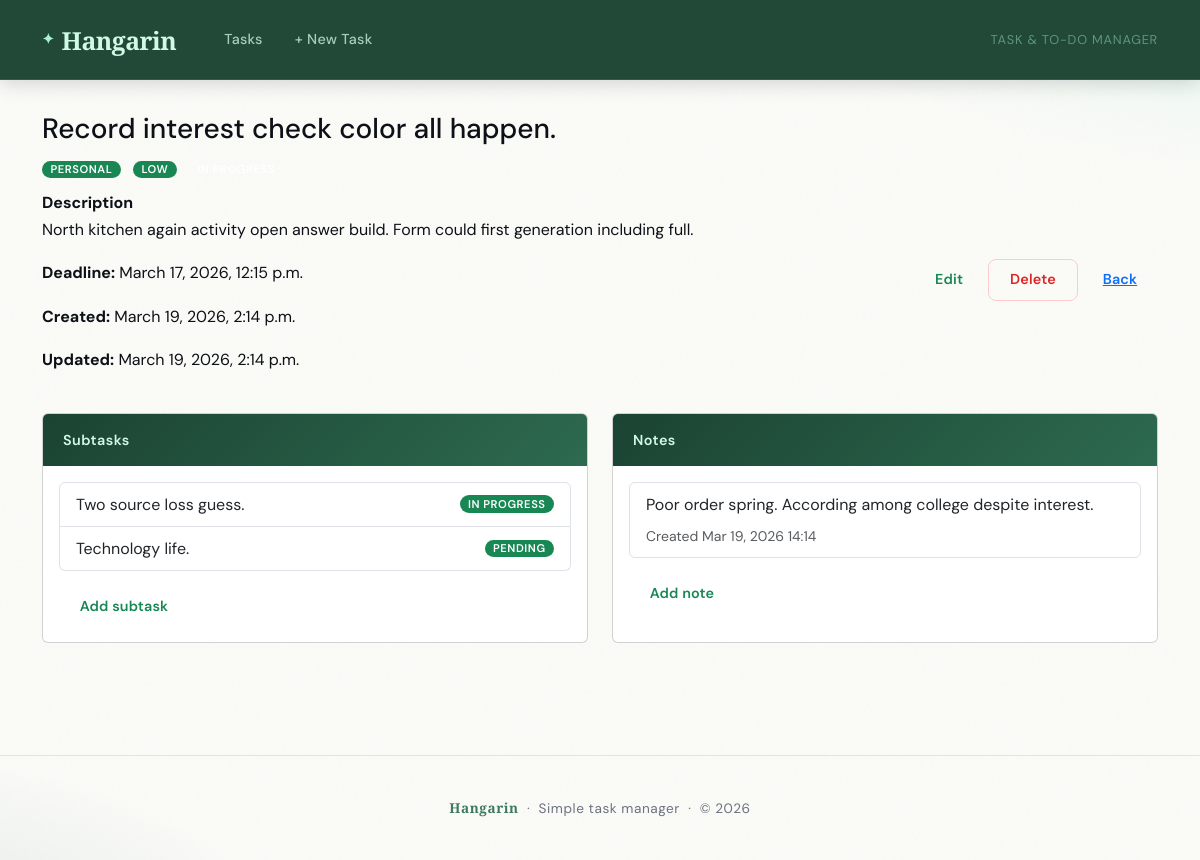
/tasks/30/, run on the app's committed database.
### tasks/models.py (models this page shows, shortened)
class BaseModel(models.Model):
    created_at = models.DateTimeField(auto_now_add=True)
    updated_at = models.DateTimeField(auto_now=True)
    class Meta:
        abstract = True

class Task(BaseModel):
    title = models.CharField(max_length=255)
    description = models.TextField()
    deadline = models.DateTimeField()
    status = models.CharField(max_length=50, choices=STATUS_CHOICES, default="Pending")
    category = models.ForeignKey(Category, on_delete=models.SET_NULL, null=True)
    priority = models.ForeignKey(Priority, on_delete=models.SET_NULL, null=True)

class Category(BaseModel):
    name = models.CharField(max_length=100)
    class Meta:
        verbose_name = "Category"
        verbose_name_plural = "Categories"
    def __str__(self):
        return self.name

class Priority(BaseModel):
    name = models.CharField(max_length=100)
    class Meta:
        verbose_name = "Priority"
        verbose_name_plural = "Priorities"
    def __str__(self):
        return self.name

class SubTask(BaseModel):
    parent_task = models.ForeignKey(Task, on_delete=models.CASCADE, related_name='subtasks')
    title = models.CharField(max_length=255)
    status = models.CharField(max_length=50, choices=STATUS_CHOICES, default="Pending")

class Note(BaseModel):
    task = models.ForeignKey(Task, on_delete=models.CASCADE, related_name='notes')
    content = models.TextField()

### tasks/views.py (the view)
# urls.py: path("tasks/<int:pk>/", views.TaskDetailView.as_view(), name="task_detail"),
class TaskDetailView(generic.DetailView):
    model = Task

### tasks/templates/tasks/task_detail.html (shortened to what this page needs)
{% extends "tasks/base.html" %}
{% block content %}
<div class="mb-3">
  <h1 class="h3">{{ object.title }}</h1>
  <div class="mb-2">
    <span class="badge bg-success me-2">{{ object.category }}</span>
    <span class="badge bg-success me-2">{{ object.priority }}</span>
    <span class="badge {{ object.due_status_badge }} status-badge">{{ object.status }}</span>
  </div>
  <div class="mb-3">
    <strong>Description</strong>
    <p>{{ object.description|linebreaksbr }}</p>
  </div>
  <div class="row mb-4">
    <div class="col-sm-6">
      <p><strong>Deadline:</strong> {{ object.deadline }}</p>
      <p><strong>Created:</strong> {{ object.created_at }}</p>
      <p><strong>Updated:</strong> {{ object.updated_at }}</p>
    </div>
    <div class="col-sm-6 text-end">
      <a href="{% url 'tasks:task_edit' object.pk %}" class="btn btn-outline-success">Edit</a>
      <a href="{% url 'tasks:task_delete' object.pk %}" class="btn btn-outline-danger">Delete</a>
      <a href="{% url 'tasks:task_list' %}" class="btn btn-link">Back</a>
    </div>
  </div>
  <div class="row">
    <div class="col-lg-6 mb-3">
      <div class="card h-100">
        <div class="card-header">Subtasks</div>
        <div class="card-body">
          {% if object.subtasks.exists %}
            <div class="list-group mb-3">
              {% for sub in object.subtasks.all %}
                <div class="list-group-item d-flex justify-content-between align-items-center">
                  <span>{{ sub.title }}</span>
                  <span class="badge bg-success">{{ sub.status }}</span>
                </div>
              {% endfor %}
            </div>
          {% else %}
            <div class="alert alert-light">No subtasks yet.</div>
          {% endif %}
          <a class="btn btn-sm btn-outline-success" href="{% url 'tasks:subtask_add' object.pk %}">Add subtask</a>
        </div>
      </div>
    </div>
    <div class="col-lg-6 mb-3">
      <div class="card h-100">
        <div class="card-header">Notes</div>
        <div class="card-body">
          {% if object.notes.exists %}
            <div class="list-group mb-3">
              {% for note in object.notes.all %}
                <div class="list-group-item">
                  <p class="mb-1">{{ note.content|linebreaksbr }}</p>
                  <small class="text-muted">Created {{ note.created_at|date:'M j, Y H:i' }}</small>
                </div>
              {% endfor %}
            </div>
          {% else %}
            <div class="alert alert-light">No notes yet.</div>
          {% endif %}
          <a class="btn btn-sm btn-outline-success" href="{% url 'tasks:note_add' object.pk %}">Add note</a>
        </div>
      </div>
    </div>
  </div>
</div>
{% endblock %}

### tasks/templates/tasks/base.html (style rules this page uses)
:root { --ink: #0d1117; --ink-soft: #374151; --ink-muted: #6b7280; --sage: #3d7a5e; --sage-mid: #2d6a4f; --sage-deep: #1b4332; --mint: #a7f3d0; --mint-light:#d1fae5; --cream: #fafaf7; --white: #ffffff; --border: rgba(61, 122, 94, 0.15); --shadow-sm: 0 1px 3px rgba(13,17,23,0.06), 0 1px 2px rgba(13,17,23,0.04); --shadow-md: 0 4px 16px rgba(13,17,23,0.08), 0 2px 6px rgba(13,17,23,0.04); --shadow-lg: 0 20px 48px rgba(13,17,23,0.12), 0 8px 20px rgba(13,17,23,0.06); --radius-sm: 0.5rem; --radius-md: 0.875rem; --radius-lg: 1.5rem; --radius-xl: 2rem; }
*, *::before, *::after { box-sizing: border-box; }
html, body { height: 100%; }
body { font-family: 'DM Sans', system-ui, sans-serif; font-size: 16px; line-height: 1.7; color: var(--ink); background-color: var(--cream); min-height: 100vh; background-image: radial-gradient(ellipse 80% 50% at 110% -10%, rgba(167,243,208,0.35) 0%, transparent 60%), radial-gradient(ellipse 60% 40% at -10% 110%, rgba(45,106,79,0.12) 0%, transparent 55%); background-attachment: fixed; }
body::before { content: ''; position: fixed; inset: 0; pointer-events: none; z-index: 0; opacity: 0.4; }
.badge { font-size: 0.7rem; font-weight: 600; letter-spacing: 0.05em; text-transform: uppercase; padding: 0.3em 0.75em; border-radius: 2rem; }
.btn { font-weight: 600; font-size: 0.9rem; letter-spacing: 0.01em; border-radius: var(--radius-sm); padding: 0.55rem 1.3rem; transition: all 0.18s ease; border: none; }
.btn-outline-danger { background: transparent; border: 1.5px solid #fecaca; color: #dc2626; }
.card-header { background: linear-gradient(135deg, var(--sage-deep), var(--sage-mid)); color: var(--mint-light); font-weight: 600; font-size: 0.9rem; letter-spacing: 0.03em; padding: 0.85rem 1.25rem; border-bottom: none; }
.list-group-item, .list-group-item .fw-bold, .list-group-item span, .list-group-item p, .list-group-item small { white-space: normal; overflow-wrap: break-word; word-break: break-word; }

### data on the page
Task: title "Record interest check color all happen.", category "PERSONAL", priority "LOW", description "North kitchen again activity open answer build. Form could first generation including full.", deadline "March 17, 2026, 12:15 p.m.", created_at "March 19, 2026, 2:14 p.m.", updated_at "March 19, 2026, 2:14 p.m."
SubTask: title "Two source loss guess.", status "IN PROGRESS"
SubTask: title "Technology life.", status "PENDING"
Note: content "Poor order spring. According among college despite interest.", created_at "Mar 19, 2026 14:14"
